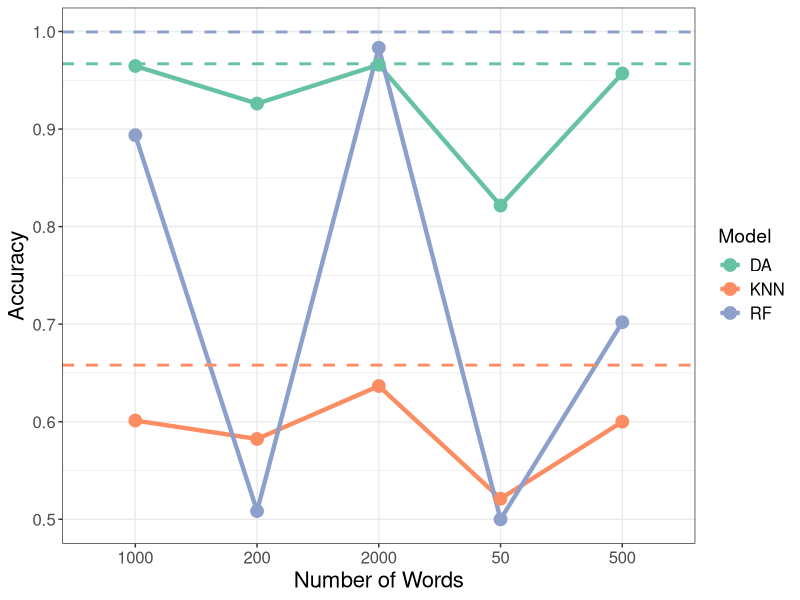

Source code (R):
library(ggplot2)
library(tidyr)
# 创建数据框
data1 <- data.frame(
  topic = c("Baseline"),                     # 主题列
  DA_accuracy = c(0.9669),                # Discriminant Analysis 精度
  KNN_accuracy = c(0.658),               # KNN 精度
  RF_accuracy = c(0.9995)                 # Random Forest 精度
)
write.csv(data1, "output.csv", row.names = FALSE)
# 创建数据框
data2 <- data.frame(
  topic = c(50),                     # 主题列
  DA_accuracy = c(0.8216),                # Discriminant Analysis 精度
  KNN_accuracy = c(0.5211),               # KNN 精度
  RF_accuracy = c(0.4999)                 # Random Forest 精度
)
write.csv(data2, "output.csv", row.names = FALSE)

# 创建数据框
data3 <- data.frame(
  topic = c(200),                     # 主题列
  DA_accuracy = c(0.9261),                # Discriminant Analysis 精度
  KNN_accuracy = c(0.5823),               # KNN 精度
  RF_accuracy = c(0.5084)                 # Random Forest 精度
)
write.csv(data3, "output.csv", row.names = FALSE)

# 创建数据框
data4 <- data.frame(
  topic = c(500),                     # 主题列
  DA_accuracy = c(0.957),                # Discriminant Analysis 精度
  KNN_accuracy = c(0.6),               # KNN 精度
  RF_accuracy = c(0.702)                 # Random Forest 精度
)
write.csv(data4, "output.csv", row.names = FALSE)

# 创建数据框
data5 <- data.frame(
  topic = c(1000),                     # 主题列
  DA_accuracy = c(0.9646),                # Discriminant Analysis 精度
  KNN_accuracy = c(0.6012),               # KNN 精度
  RF_accuracy = c(0.8937)                 # Random Forest 精度
)
write.csv(data5, "output.csv", row.names = FALSE)
# 创建数据框
data6 <- data.frame(
  topic = c(2000),                     # 主题列
  DA_accuracy = c(0.9659),                # Discriminant Analysis 精度
  KNN_accuracy = c(0.6366),               # KNN 精度
  RF_accuracy = c(0.9834)                 # Random Forest 精度
)
write.csv(data6, "output.csv", row.names = FALSE)
Final_Result <- rbind(data1,data2,data3,data4,data5,data6)

colnames(Final_Result) <- c("Dataset", "DA", "KNN", "RF")
Final_Result$Dataset <- factor(Final_Result$Dataset)

Result_long <- pivot_longer(Final_Result, 
                            cols = colnames(Final_Result)[-1], 
                            names_to = "Model", 
                            values_to = "Accuracy") 

Baseline_long <- Result_long[1:3, ]
Result_long <- Result_long[-c(1, 2, 3), ]

fig <- ggplot(Result_long, aes(x = Dataset, y = Accuracy, color = Model, group = Model)) +
  geom_line(linewidth = 1.5) +                # Plot the lines connecting the points for each model
  geom_point(size = 4) +               # Add points to show the accuracy values
  labs(x = "Number of Words",  # X-axis label
       y = "Accuracy") +  # Y-axis label
  scale_color_brewer(palette = "Set2") + 
  geom_hline(data = Baseline_long, 
             aes(yintercept = Accuracy, color = Model), 
             linetype = "dashed", linewidth = 1) +# Add horizontal dashed lines for Baseline
  theme_bw() + 
  theme(
    text = element_text(size = 14),  # Set global font size
    axis.title = element_text(size = 16),  # Adjust axis title font size
    axis.text = element_text(size = 12),  # Adjust axis tick labels font size
    legend.title = element_text(size = 14),  # Adjust legend title font size
    legend.text = element_text(size = 12),  # Adjust legend text font size
    plot.title = element_text(size = 18)  # Adjust plot title font size
  )


ggsave("./SEM1/Project2/Figures/Task1 ReduceWords Lineplot.pdf", width = 8, height = 6)